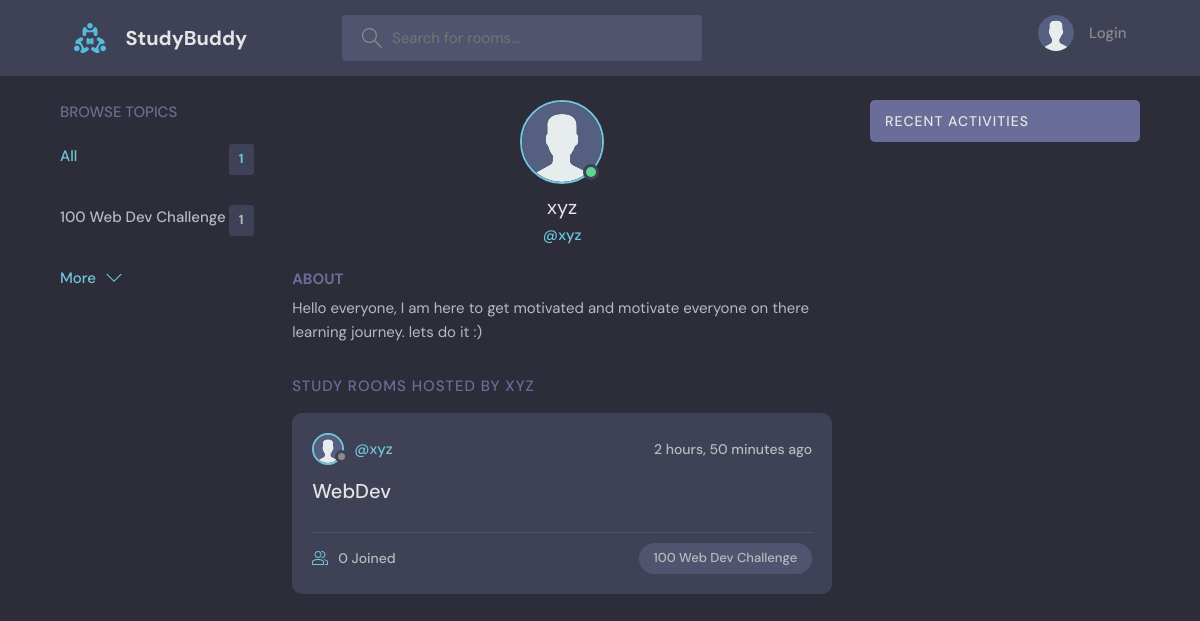
Page /profile/1/ on the committed database.
### base/models.py (models this page shows, shortened)
class Topic(models.Model):
    name = models.CharField(max_length=200)

class User(AbstractUser):
    name = models.CharField(max_length=200, null=True)
    email = models.EmailField(unique=True, null=True)
    bio = models.TextField(null=True)
    avatar = models.ImageField(null=True, default="avatar.svg")
    USERNAME_FIELD = 'email'
    REQUIRED_FIELDS = ['username']

class Room(models.Model):
    host = models.ForeignKey(User, on_delete=models.SET_NULL, null=True)
    topic = models.ForeignKey(Topic, on_delete=models.SET_NULL, null=True)
    name = models.CharField(max_length=200)
    description = models.TextField(null=True, blank=True)
    participants = models.ManyToManyField(User, related_name='participants', blank=True)
    updated = models.DateTimeField(auto_now=True)
    created = models.DateTimeField(auto_now_add=True)
    class Meta:
        ordering = ['-updated','-created']

### base/views.py (the view)
# urls.py: path('profile/<str:pk>/', views.userProfile, name='user-profile'),
def userProfile(request,pk):
    user = User.objects.get(id=pk)
    room_messages = user.message_set.all()
    rooms = user.room_set.all()
    topics = Topic.objects.all()
    context = {'user': user, 'rooms': rooms, 'room_messages': room_messages, 'topics': topics}
    return render(request, 'base/profile.html', context)

### base/templates/base/profile.html (shortened to what this page needs)
{% extends 'main.html' %}
{% block content %}
  <main class="profile-page layout layout--3">
    <div class="container">
      {% include 'base/topics_component.html' %}
      <div class="roomList">
        <div class="profile">
          <div class="profile__avatar">
            <div class="avatar avatar--large active">
              <img src="{{user.avatar.url}}" />
            </div>
          </div>
          <div class="profile__info">
            <h3>{{user.username}}</h3>
            <p>@{{user.username}}</p>
          </div>
          <div class="profile__about">
            <h3>About</h3>
            <p>
              {{user.bio}}
            </p>
          </div>
        </div>
        <div class="roomList__header">
          <div>
            <h2>Study Rooms Hosted by {{user.username}}</a>
            </h2>
          </div>
        </div>
        {% include 'base/feed_component.html' %}
      </div>
      {% include 'base/activity_component.html' %}
    </div>
  </main>
{% endblock content %}

### templates/main.html (shortened to what this page needs)
<!DOCTYPE html>
{% load static %}
<html lang="en">
  <head>
    <link rel="stylesheet" href="{% static 'styles/style.css' %}" />
  </head>
  <body>
    {% include 'navbar.html' %}
    {% block content %}
    {% endblock content %}
  </body>
</html>

### templates/navbar.html (shortened to what this page needs)
{% load static %}
<header class="header header--loggedIn">
    <div class="container">
      <a href="{% url 'home' %}" class="header__logo">
        <img src="{% static 'images/logo.svg' %}" />
        <h1>StudyBuddy</h1>
      </a>
      <form class="header__search" method="GET" action="{% url 'home' %}">
        <label>
          <input name="q" placeholder="Search for rooms..." />
        </label>
      </form>
      <nav class="header__menu">
        {% if request.user.is_authenticated %}
        <div class="header__user">
          <a href="{% url 'user-profile' user.id %}">
            <div class="avatar avatar--medium active">
              <img src="{{request.user.avatar.url}}" />
            </div>
            <p>{{request.user.username}}<span>@{{request.user.username}}</span></p>
          </a>
          <button class="dropdown-button">
            <svg version="1.1" xmlns="http://www.w3.org/2000/svg" width="32" height="32" viewBox="0 0 32 32">
              <title>chevron-down</title>
              <path d="M16 21l-13-13h-3l16 16 16-16h-3l-13 13z"></path>
            </svg>
          </button>
        </div>
        {% else %}
        <a href="{% url 'login' %}">
          <img src="{% static 'images/avatar.svg' %}" />
          <p>Login</p>
        </a>
        {% endif %}
      </nav>
    </div>
  </header>

### base/templates/base/topics_component.html
<div class="topics">
  <div class="topics__header">
    <h2>Browse Topics</h2>
  </div>
  <ul class="topics__list">
    <li>
      <a href="{% url 'home' %}" class="active">All <span>{{topics.count}}</span></a>
    </li>
    {% for topic in topics %}
    <li>
      <a href="{% url 'home' %}?q={{topic.name}}">{{topic.name}} <span>{{topic.room_set.all.count}}</span></a>
    </li>
    {% endfor %}
  </ul>
  <a class="btn btn--link" href="{% url 'topics' %}">
    More
    <svg
      version="1.1"
      xmlns="http://www.w3.org/2000/svg"
      width="32"
      height="32"
      viewBox="0 0 32 32"
    >
      <title>chevron-down</title>
      <path d="M16 21l-13-13h-3l16 16 16-16h-3l-13 13z"></path>
    </svg>
  </a>
</div>

### base/templates/base/feed_component.html (shortened to what this page needs)
{% for room in rooms %}
<div class="roomListRoom">
  <div class="roomListRoom__header">
    <a href="{% url 'user-profile' room.host.id %}" class="roomListRoom__author">
      <div class="avatar avatar--small">
        <img src="{{room.host.avatar.url}}" />
      </div>
      <span>@{{room.host.username}}</span>
    </a>
    <div class="roomListRoom__actions">
      <span>{{room.created|timesince}} ago</span>
    </div>
  </div>
  <div class="roomListRoom__content">
    <a href="{% url 'room' room.id %}">{{room.name}}</a>
  </div>
  <div class="roomListRoom__meta">
    <a href="{% url 'room' room.id %}" class="roomListRoom__joined">
      {{room.participants.all.count}} Joined
    </a>
    <p class="roomListRoom__topic">{{room.topic.name}}</p>
  </div>
</div>
{% endfor %}

### base/templates/base/activity_component.html (shortened to what this page needs)
<div class="activities">
  <div class="activities__header">
    <h2>Recent Activities</h2>
  </div>
</div>

### rows in the picture
Topic: name "100 Web Dev Challenge", room_set.all.count "1"
User: avatar (placeholder picture), username "xyz", bio "Hello everyone, I am here to get motivated and motivate everyone on there learning journey. lets do it :)", username "XYZ"
Room: host.avatar (placeholder picture), host.username "xyz", created "2 hours, 50 minutes", name "WebDev", participants.all.count "0", topic.name "100 Web Dev Challenge"

### other values in the picture
{{ topics.count }} "1"
